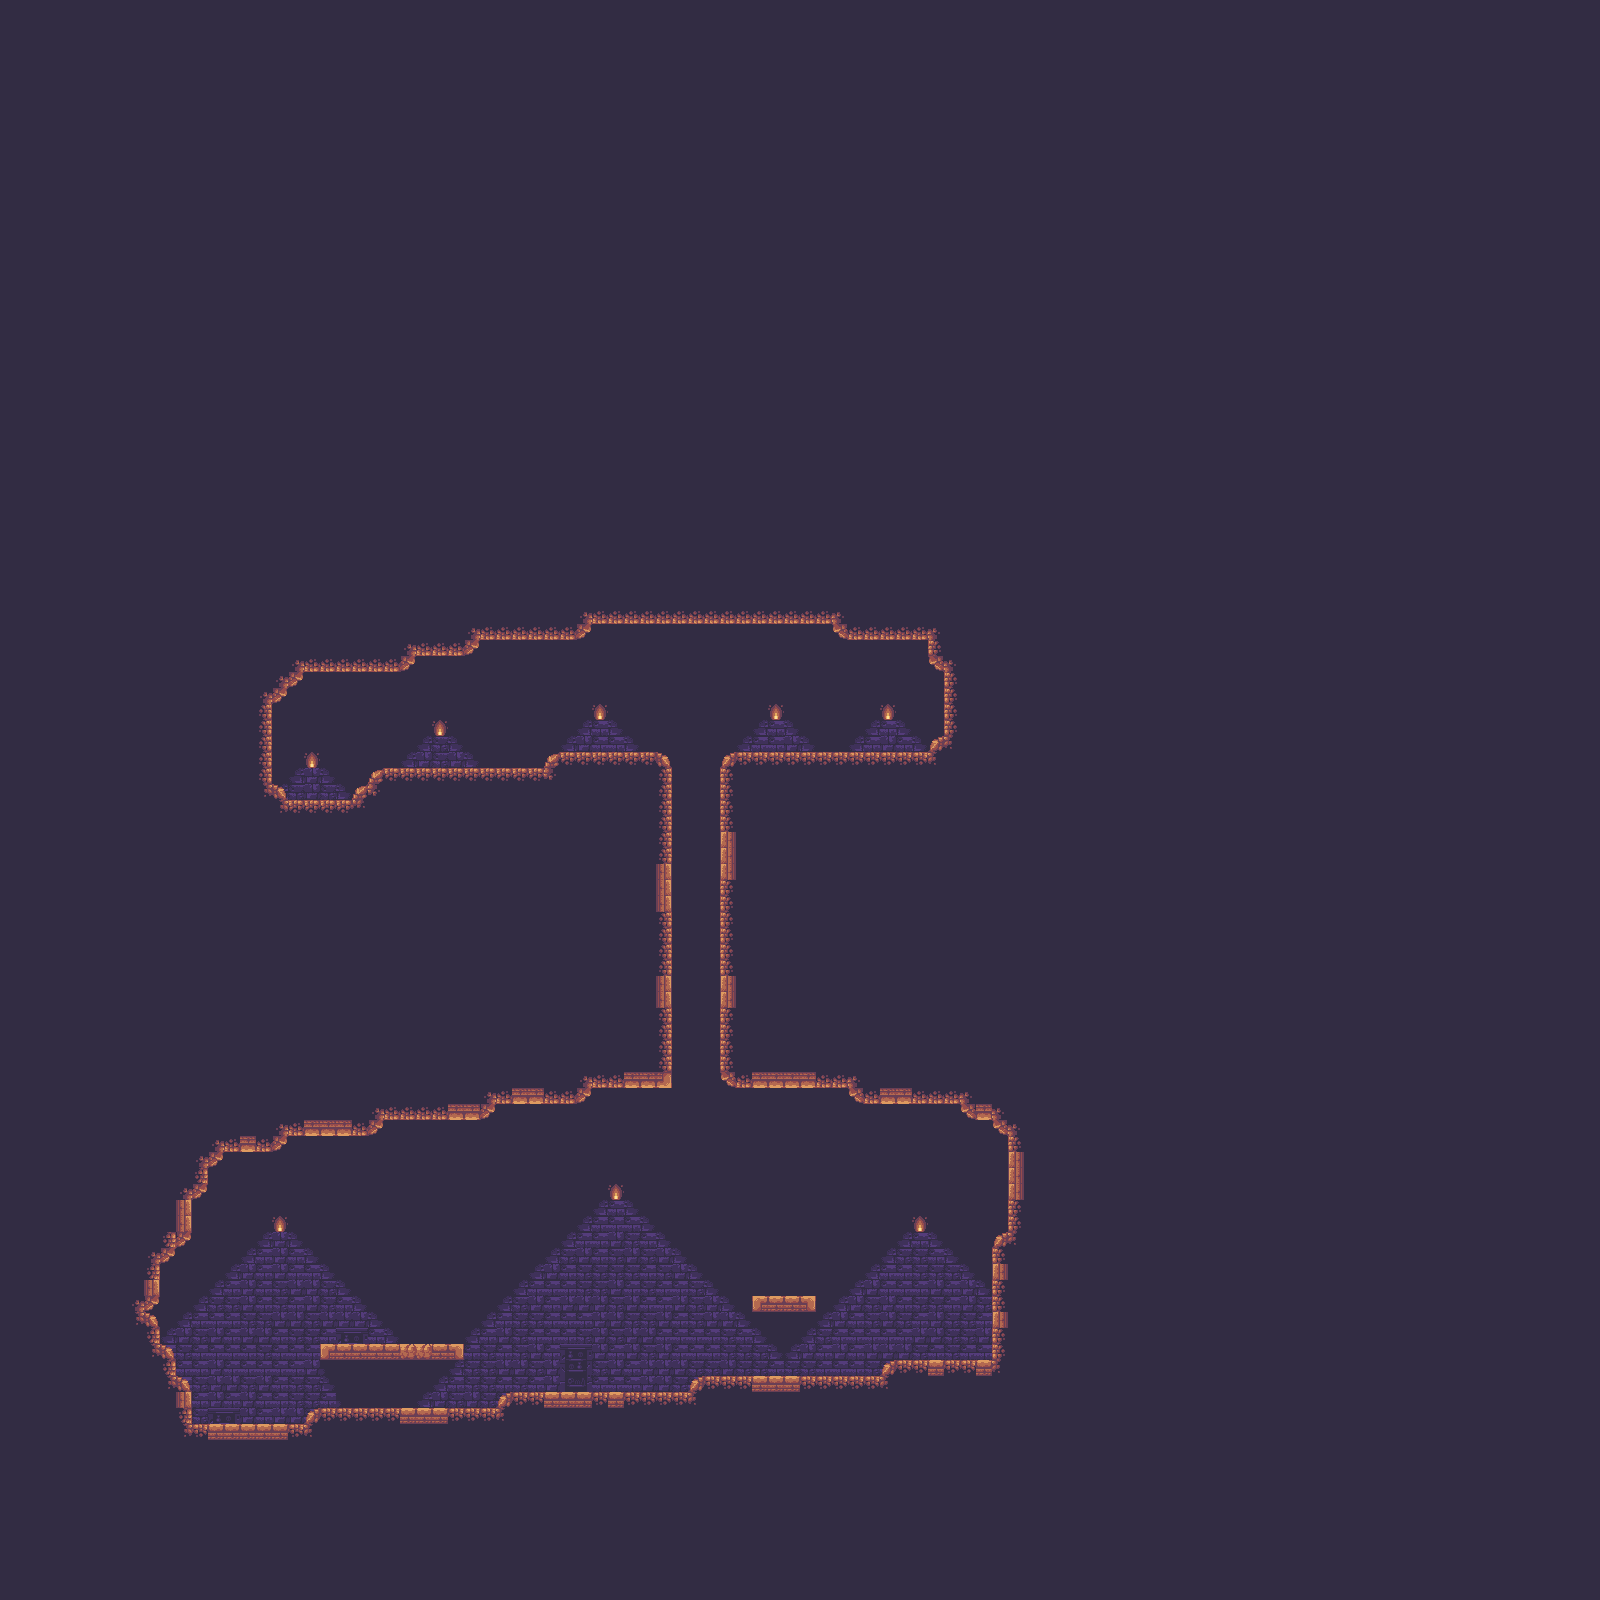

This game map was drawn from its Tiled (.tmx) file and the tilesets committed beside it. A one-line description and the trimmed map source follow:
An orthogonal 100x100 tile map with 16x16 px tiles, 5 tile layers (BackBackGround, Background, Ground, Ladder, ...) and 3 objects.

<map version="1.0" tiledversion="2018.02.14" orientation="orthogonal" renderorder="right-down" width="100" height="100" tilewidth="16" tileheight="16" infinite="0" nextobjectid="18">
 <tileset firstgid="1" source="SunnyLand.tsx" />
 <layer name="BackBackGround" width="100" height="100" locked="1">
  <data>[10000 cells, 10000 non-empty, 1 distinct tile ids]</data>
 </layer>
 <layer name="Background" width="100" height="100">
  <data>[10000 cells, 490 non-empty, 16 distinct tile ids]</data>
 </layer>
 <layer name="Ground" width="100" height="100">
  <data>[10000 cells, 309 non-empty, 18 distinct tile ids]</data>
 </layer>
 <layer name="Ladder" width="100" height="100">
  <data>[10000 cells, 0 non-empty, 0 distinct tile ids]</data>
 </layer>
 <layer name="ForeGround" width="100" height="100">
  <data>[10000 cells, 0 non-empty, 0 distinct tile ids]</data>
 </layer>
 <objectgroup name="PlatformCollision">
  <object id="9" x="753.333" y="1296">
   <polyline points="0,0 62.6667,0" />
  </object>
  <object id="17" x="320" y="1344">
   <polyline points="0,0 144,0 0,0" />
  </object>
 </objectgroup>
 <objectgroup name="GroundCollision">
  <object id="15" x="0" y="0">
   <polygon points="0,0 1600,0 1600,1600 0,1600 160,1312 160,1344 176,1360 176,1376 192,1392 192,1424 304,1424 320,1408 496,1408 512,1392 688,1392 704,1376 880,1376 896,1360 992,1360 992,1248 1008,1232 1008,1136 992,1120 976,1120 960,1104 864,1104 848,1088 736,1088 720,1072 720,768 736,752 928,752 944,736 944,672 928,656 928,640 848,640 832,624 592,624 576,640 480,640 464,656 416,656 400,672 304,672 288,688 272,704 272,784 288,800 352,800 384,768 544,768 560,752 656,752 672,768 672,1088 592,1088 576,1104 496,1104 480,1120 384,1120 368,1136 288,1136 272,1152 224,1152 208,1168 208,1184 192,1200 192,1232 176,1248 160,1264 160,1296 160,1312 0,1600 0,0" />
  </object>
 </objectgroup>
</map>
